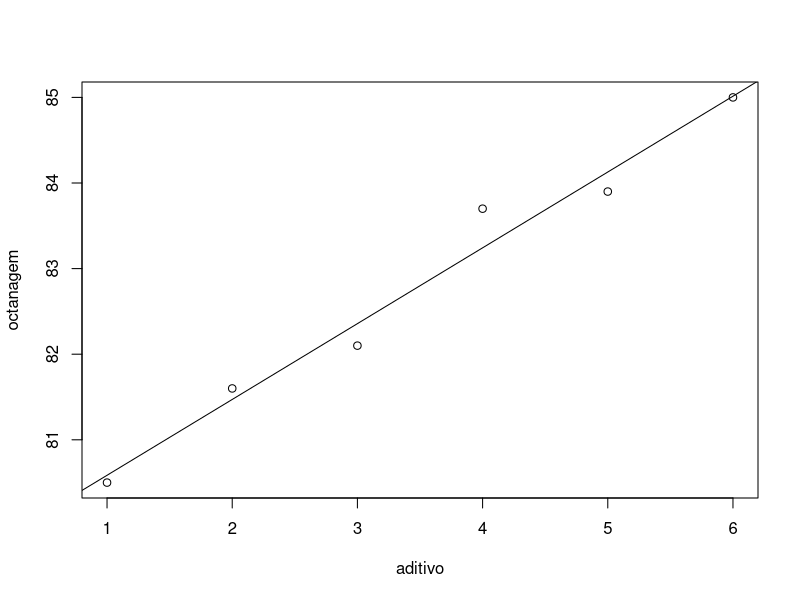

Source code (R):
############ Exemplo - Ajustando os parametros  ##################

####################################
## exemplo da octanagem da gasolina (Y) e da adicao de um novo aditivo (X)
####################################

octanagem<-c(80.5, 81.6, 82.1, 83.7, 83.9, 85.0)
aditivo<-c(1, 2, 3, 4, 5, 6)

# grafico de dispersao
plot(octanagem~aditivo)

#ajuste do modelo
fit<-lm(octanagem~aditivo)
abline(fit)

#"Resumo" do ajuste
summary(fit)
names(fit)
names(summary(fit))

#parametros \alpha e \beta
coef(fit)
fit$coefficients
fit

## Estimador de sigma 2 
fit$residuals
sum(fit$residuals^2)/(length(fit$residuals)-2)
sqrt(sum(fit$residuals^2)/(length(fit$residuals)-2))

summary(fit)$sigma
summary(fit)$sigma^2

